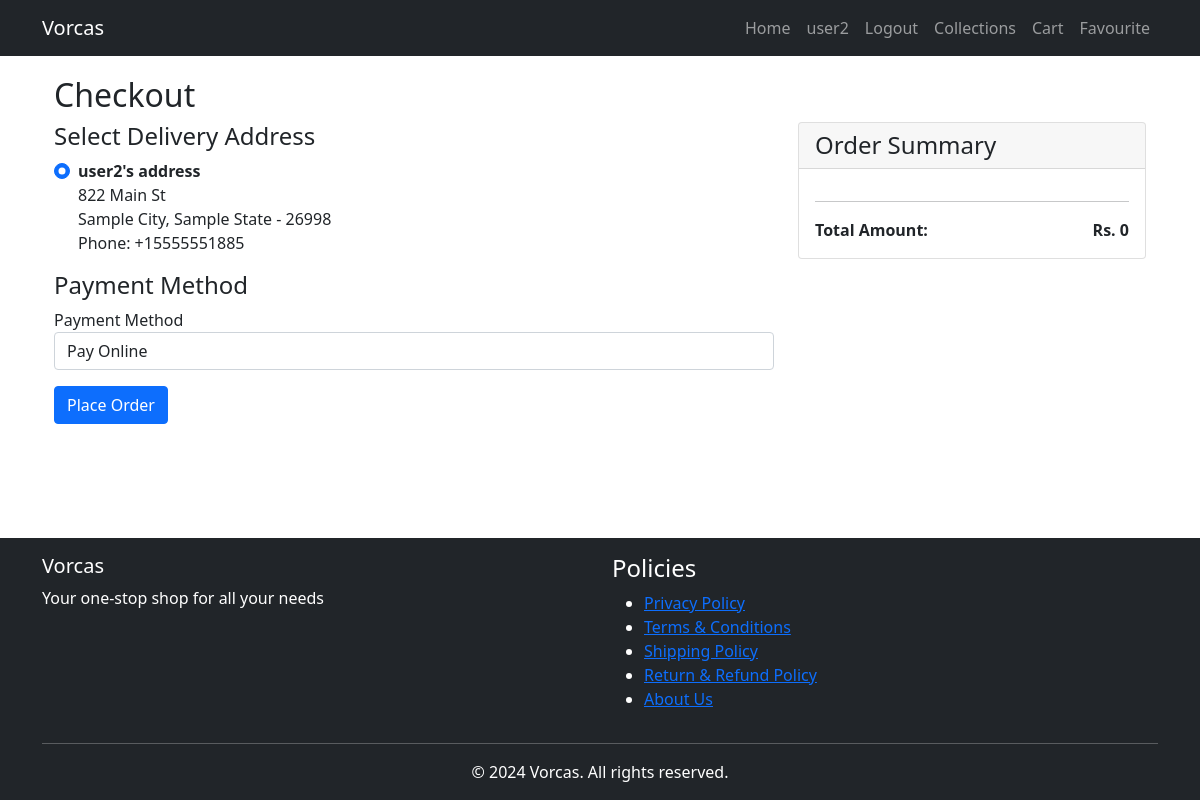
Screenshot of /checkout/ (signed in) with the database file from the repository.
### shop/models.py (models this page shows, shortened)
class Address(models.Model):
    user = models.ForeignKey(User, on_delete=models.CASCADE)
    name = models.CharField(max_length=100)
    phone = models.CharField(max_length=15)
    address_line1 = models.CharField(max_length=100)
    address_line2 = models.CharField(max_length=100, blank=True)
    city = models.CharField(max_length=50)
    state = models.CharField(max_length=50)
    pincode = models.CharField(max_length=10)
    is_default = models.BooleanField(default=False)

### shop/views.py (the view, shortened to what this page needs)
# urls.py: path('checkout/', views.checkout, name='checkout'),
@login_required
def checkout(request):
    context = {
        'cart': Cart.objects.filter(user=request.user),
        'addresses': Address.objects.filter(user=request.user),
        'total_price': sum(item.total_cost for item in Cart.objects.filter(user=request.user))
    }
    return render(request, 'shop/checkout.html', context)

### shop/templates/shop/checkout.html (shortened to what this page needs)
{% extends 'shop/layouts/main.html' %}
{% block content %}
<div class="container">
    <h2>Checkout</h2>
    <div class="row">
        <div class="col-md-8">
            {% if not addresses %}
                <div class="alert alert-warning">
                    Please add a delivery address first.
                    <a href="{% url 'add_address' %}" class="btn btn-primary ms-3">Add Address</a>
                </div>
            {% else %}
                <form method="POST" id="checkoutForm">
                    <div class="mb-3">
                        <h4>Select Delivery Address</h4>
                        {% for address in addresses %}
                            <div class="form-check mb-3">
                                <input type="radio" name="address_id" value="{{ address.id }}"
                                       class="form-check-input" {% if address.is_default %}checked{% endif %} required>
                                <label class="form-check-label">
                                    <strong>{{ address.name }}</strong><br>
                                    {{ address.address_line1 }}
                                    {% if address.address_line2 %}, {{ address.address_line2 }}{% endif %}<br>
                                    {{ address.city }}, {{ address.state }} - {{ address.pincode }}<br>
                                    Phone: {{ address.phone }}
                                </label>
                            </div>
                        {% endfor %}
                    </div>
                    <div class="mb-3">
                        <h4>Payment Method</h4>
                        <div class="form-group mb-3">
                            <label>Payment Method</label>
                            <select name="payment_method" class="form-control" required>
                                <option value="cashfree">Pay Online</option>
                            </select>
                        </div>
                    </div>
                    <button type="submit" class="btn btn-primary">Place Order</button>
                </form>
            {% endif %}
        </div>
        <div class="col-md-4">
            <div class="card">
                <div class="card-header">
                    <h4 class="mb-0">Order Summary</h4>
                </div>
                <div class="card-body">
                    <hr>
                    <div class="d-flex justify-content-between">
                        <strong>Total Amount:</strong>
                        <strong>Rs. {{ total_price }}</strong>
                    </div>
                </div>
            </div>
        </div>
    </div>
</div>
{% endblock %}

### shop/templates/shop/inc/navbar.html (shortened to what this page needs)
<nav class="navbar navbar-expand-lg navbar-dark bg-dark fixed-top">
    <div class="container">
        <a class="navbar-brand" href="{% url 'home' %}">Vorcas</a>
        <div class="collapse navbar-collapse" id="navbarNavAltMarkup">
            <div class="navbar-nav ms-auto">
                <a class="nav-link" href="{% url 'home' %}">Home</a>
                {% if request.user.is_authenticated %}
                    <a class="nav-link" href="#">{{ request.user.username }}</a>
                    <a class="nav-link" href="{% url 'logout' %}">Logout</a>
                {% else %}
                    <a class="nav-link" href="{% url 'login' %}">Login</a>
                    <a class="nav-link" href="{% url 'register' %}">Register</a>
                {% endif %}
                <a class="nav-link" href="{% url 'collections' %}">Collections</a>
                <a class="nav-link" href="{% url 'cart' %}">Cart</a>
                <a class="nav-link" href="{% url 'favviewpage' %}">Favourite</a>
            </div>
        </div>
    </div>
</nav>

### static/css/style.css (style rules this page uses)
body { font-family: 'Noto Sans', sans-serif; }
a { text-decoration: none; }

### shop/templates/shop/layouts/main.html (style rules this page uses)
body { min-height: 100vh; display: flex; flex-direction: column; }

### rows the page displays
Address: is_default "☑", name "user2's address", address_line1 "822 Main St", city "Sample City", state "Sample State", pincode "26998", phone "+15555551885"

### other values shown
{{ request.user.username }} "user2"
{{ total_price }} "0"
